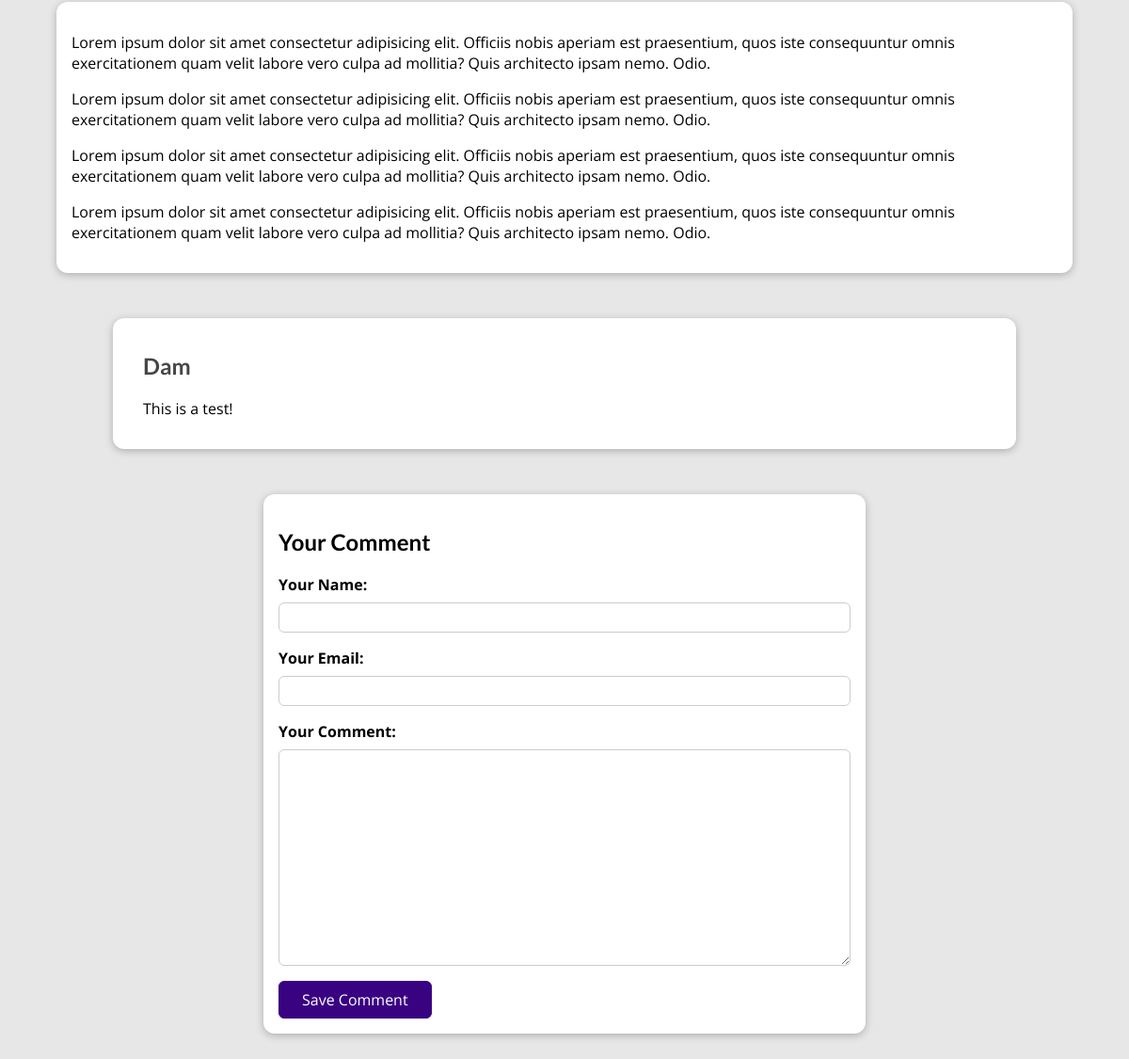
Before: /blog/posts/hike-in-the-mountains (lower part) with the older database file.
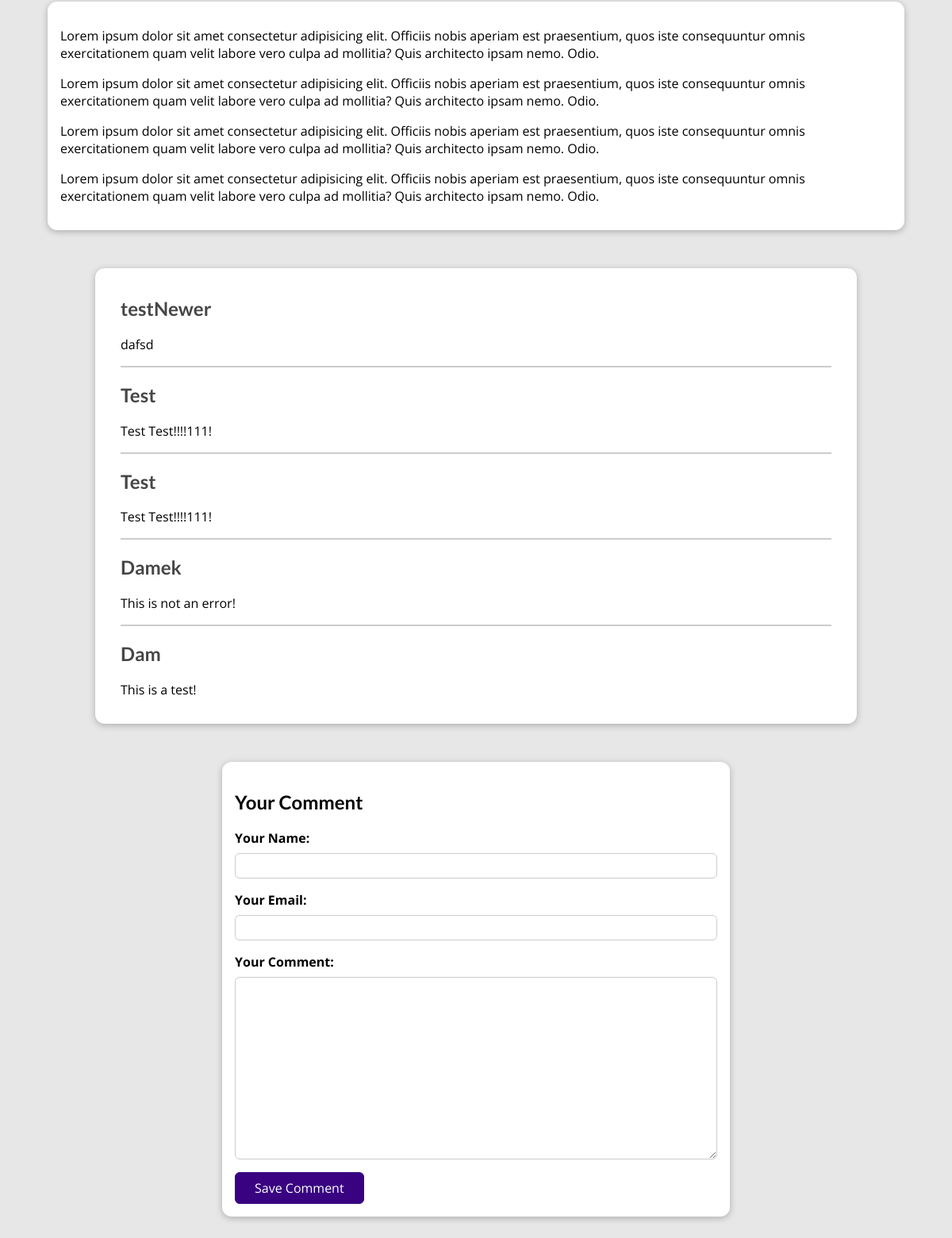
After: the same page with the newer database file.
### blog/models.py (models this page shows)
class Comment(models.Model):
    user_name = models.CharField(max_length=120)
    user_email = models.EmailField()
    text = models.TextField(max_length=400)
    post = models.ForeignKey(Post, on_delete=models.CASCADE, related_name="comments")
    date = models.DateTimeField(auto_now=True)

### blog/views.py (the view, shortened to what this page needs)
# urls.py: path("posts/<slug:slug>", views.SinglePostView.as_view(), name="post-detail-page"),  # /post/my-first-post
class SinglePostView(View):
    def is_stored_post(self, request, post_id):
        stored_posts = request.session.get("stored_posts")
        if stored_posts is not None:
            return post_id in stored_posts
        return False
    def get(self, request, slug):
        post = Post.objects.get(slug=slug)
        context = {
            "post": post,
            "post_tags": post.tags.all(),
            "comment_form": CommentForm(),
            "comments": post.comments.all().order_by("-id"),
            "saved_for_later": self.is_stored_post(request, post.id),
        }
        return render(request, "blog/post-detail.html", context)

### blog/forms.py
class CommentForm(forms.ModelForm):
    class Meta:
        model = Comment
        exclude = ["post", "date"]
        labels = {
            "user_name": "Your Name",
            "user_email": "Your Email",
            "text": "Your Comment",
        }

### blog/models.py (called while the page is built)
    def full_name(self):
        return " ".join([self.first_name, self.last_name])

    def __str__(self):
        return self.full_name()

### blog/templates/blog/post-detail.html (shortened to what this page needs)
{% extends "base.html" %}
{% load static %}
{% block css_files %}
  <link rel="stylesheet" href="{% static 'blog/post-detail.css' %}" />
{% endblock css_files %}
{% block content %}
  <main>
   {{ post.content|linebreaks }}
  </main>
  <section id="comments">
    <ul>
      {% for comment in comments %}
        <li>
          <h2>{{ comment.user_name }}</h2>
          <p>{{ comment.text }}</p>
        </li>
      {% endfor %}
    </ul>
  </section>
  <section id="comment-form">
    <h2>Your Comment</h2>
    <form action="{% url 'post-detail-page' post.slug %}" method="POST">
      {% for form_field in comment_form %}
        <div class="form-control {% if form_field.errors %}invalid{% endif %}">
          {{ form_field.label_tag }}
          {{ form_field }}
        </div>
      {% endfor %}
      <button>Save Comment</button>
    </form>
  </section>
{% endblock content %}

Changed rows visible on the page:
added Comment: user_name "testNewer", text "dafsd"
added Comment: user_name "Test", text "Test Test!!!!111!"
added Comment: user_name "Test", text "Test Test!!!!111!"
added Comment: user_name "Damek", text "This is not an error!"
